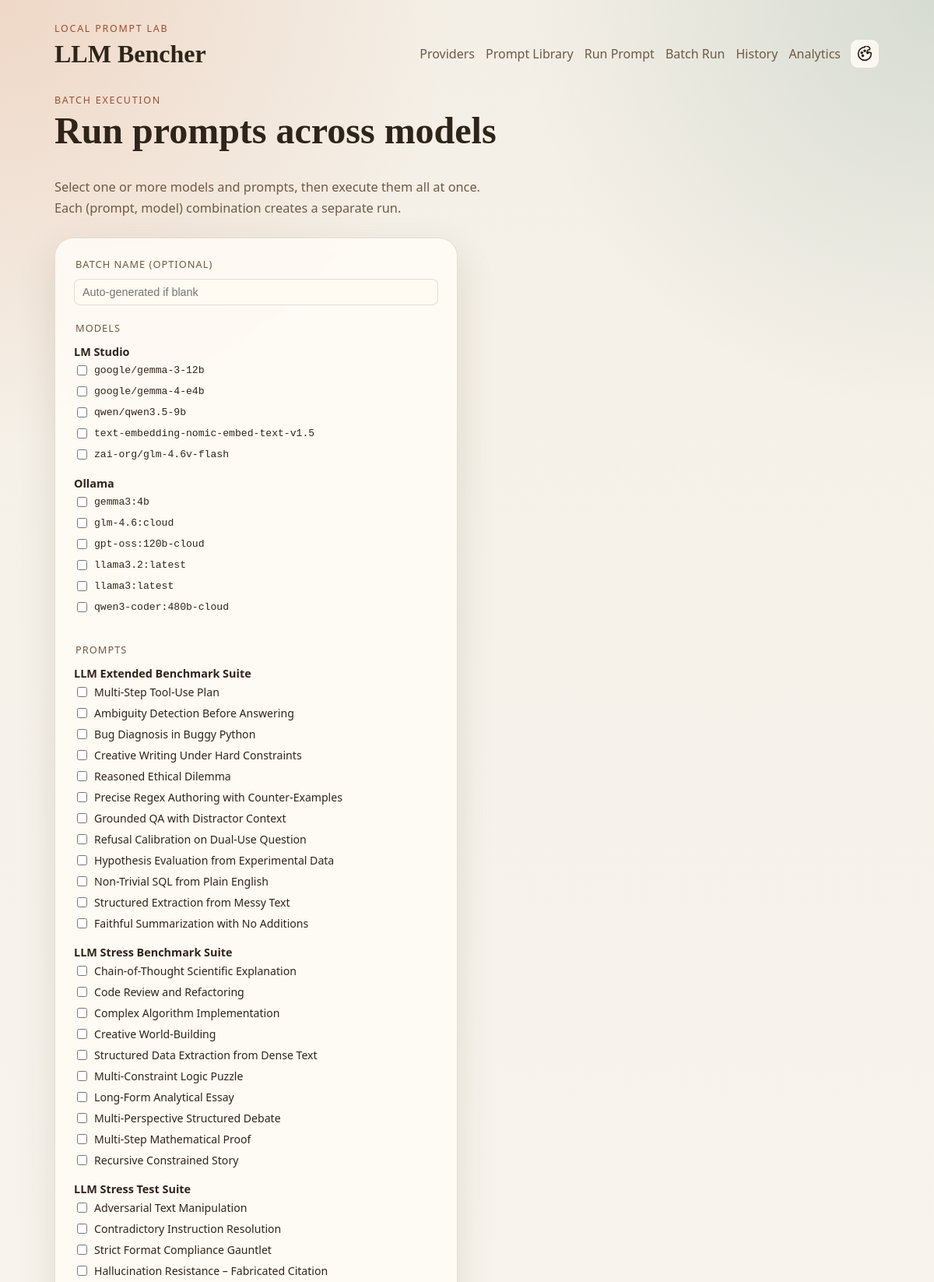
Screenshot of /runs/batch (upper part) with the database file from the repository.
### llm_bencher/models.py (models this page shows)
class TimestampMixin:
    created_at: Mapped[datetime] = mapped_column(
        DateTime(timezone=True),
        default=utc_now,
        nullable=False,
    )
    updated_at: Mapped[datetime] = mapped_column(
        DateTime(timezone=True),
        default=utc_now,
        onupdate=utc_now,
        nullable=False,
    )

class Provider(TimestampMixin, Base):
    __tablename__ = "providers"
    id: Mapped[int] = mapped_column(Integer, primary_key=True)
    slug: Mapped[str] = mapped_column(String(50), unique=True, nullable=False)
    name: Mapped[str] = mapped_column(String(100), nullable=False)
    kind: Mapped[ProviderKind] = mapped_column(Enum(ProviderKind), nullable=False)
    base_url: Mapped[str] = mapped_column(String(255), nullable=False)
    api_key: Mapped[str | None] = mapped_column(String(255))
    is_enabled: Mapped[bool] = mapped_column(Boolean, default=True, nullable=False)
    is_default: Mapped[bool] = mapped_column(Boolean, default=False, nullable=False)
    is_connected: Mapped[bool] = mapped_column(Boolean, default=False, nullable=False)
    last_health_check_at: Mapped[datetime | None] = mapped_column(DateTime(timezone=True))
    last_error: Mapped[str | None] = mapped_column(Text)
    models: Mapped[list["ProviderModel"]] = relationship(
        back_populates="provider",
        cascade="all, delete-orphan",
    )
    runs: Mapped[list["Run"]] = relationship(back_populates="provider")

class ProviderModel(TimestampMixin, Base):
    __tablename__ = "provider_models"
    __table_args__ = (
        UniqueConstraint("provider_id", "external_id", name="uq_provider_models_provider_external"),
    )
    id: Mapped[int] = mapped_column(Integer, primary_key=True)
    provider_id: Mapped[int] = mapped_column(ForeignKey("providers.id"), nullable=False)
    external_id: Mapped[str] = mapped_column(String(255), nullable=False)
    display_name: Mapped[str] = mapped_column(String(255), nullable=False)
    is_available: Mapped[bool] = mapped_column(Boolean, default=True, nullable=False)
    last_seen_at: Mapped[datetime | None] = mapped_column(DateTime(timezone=True))
    provider: Mapped["Provider"] = relationship(back_populates="models")
    runs: Mapped[list["Run"]] = relationship(back_populates="provider_model")

class PromptSuite(TimestampMixin, Base):
    __tablename__ = "prompt_suites"
    id: Mapped[int] = mapped_column(Integer, primary_key=True)
    slug: Mapped[str] = mapped_column(String(120), unique=True, nullable=False)
    name: Mapped[str] = mapped_column(String(255), nullable=False)
    description: Mapped[str | None] = mapped_column(Text)
    version: Mapped[str | None] = mapped_column(String(50))
    source_path: Mapped[str | None] = mapped_column(String(500))
    checksum: Mapped[str | None] = mapped_column(String(128))
    is_active: Mapped[bool] = mapped_column(Boolean, default=True, nullable=False)
    imported_at: Mapped[datetime | None] = mapped_column(DateTime(timezone=True))
    exported_at: Mapped[datetime | None] = mapped_column(DateTime(timezone=True))
    prompts: Mapped[list["PromptDefinition"]] = relationship(
        back_populates="suite",
        cascade="all, delete-orphan",
    )
    import_records: Mapped[list["PromptImportRecord"]] = relationship(
        back_populates="suite",
        cascade="all, delete-orphan",
    )

class PromptDefinition(TimestampMixin, Base):
    __tablename__ = "prompt_definitions"
    __table_args__ = (
        UniqueConstraint("suite_id", "slug", name="uq_prompt_definitions_suite_slug"),
    )
    id: Mapped[int] = mapped_column(Integer, primary_key=True)
    suite_id: Mapped[int] = mapped_column(ForeignKey("prompt_suites.id"), nullable=False)
    slug: Mapped[str] = mapped_column(String(120), nullable=False)
    title: Mapped[str] = mapped_column(String(255), nullable=False)
    category: Mapped[str | None] = mapped_column(String(120))
    description: Mapped[str | None] = mapped_column(Text)
    system_prompt: Mapped[str | None] = mapped_column(Text)
    user_prompt_template: Mapped[str] = mapped_column(Text, nullable=False)
    tags: Mapped[list[str]] = mapped_column(JSON, default=list, nullable=False)
    variables: Mapped[list[dict[str, Any]]] = mapped_column(JSON, default=list, nullable=False)
    default_temperature: Mapped[float | None] = mapped_column(Float)
    default_max_tokens: Mapped[int | None] = mapped_column(Integer)
    suite: Mapped["PromptSuite"] = relationship(back_populates="prompts")
    runs: Mapped[list["Run"]] = relationship(back_populates="prompt")

### llm_bencher/web/routes.py (the view)
@router.get("/runs/batch", response_class=HTMLResponse)
def batch_run_page(request: Request) -> HTMLResponse:
    session_factory = request.app.state.session_factory
    with session_factory() as session:
        providers = session.scalars(
            select(Provider)
            .options(selectinload(Provider.models))
            .order_by(Provider.name)
        ).all()
        suites = session.scalars(
            select(PromptSuite)
            .options(selectinload(PromptSuite.prompts))
            .where(PromptSuite.is_active.is_(True))
            .order_by(PromptSuite.name)
        ).all()
    return _render(request, "batch_new.html", providers=providers, suites=suites)

### llm_bencher/templates/batch_new.html (shortened to what this page needs)
{% extends "base.html" %}
{% block content %}
<section class="section-header">
  <div>
    <p class="eyebrow">Batch Execution</p>
    <h1>Run prompts across models</h1>
  </div>
  <p class="lede">
    Select one or more models and prompts, then execute them all at once.
    Each (prompt, model) combination creates a separate run.
  </p>
</section>
<div style="display:grid;grid-template-columns:1fr 1fr;gap:24px;">
  <section class="panel">
    <form id="batch-form">
      <fieldset style="border:none;padding:0;margin:0 0 20px;">
        <legend style="font-size:0.8rem;text-transform:uppercase;letter-spacing:0.08em;color:var(--muted);margin-bottom:10px;">Batch name (optional)</legend>
        <input id="batch-name" type="text" placeholder="Auto-generated if blank"
          style="width:100%;padding:8px 10px;border:1px solid var(--border);border-radius:8px;background:var(--surface-strong);color:var(--text);font-size:0.9rem;box-sizing:border-box;">
      </fieldset>
      <fieldset style="border:none;padding:0;margin:0 0 20px;">
        <legend style="font-size:0.8rem;text-transform:uppercase;letter-spacing:0.08em;color:var(--muted);margin-bottom:10px;">Models</legend>
        {% for provider in providers %}
        {% if provider.is_enabled and provider.models %}
        <div style="margin-bottom:12px;">
          <strong style="font-size:0.9rem;">{{ provider.name }}</strong>
          {% for model in provider.models %}
          {% if model.is_available %}
          <label style="display:flex;align-items:center;gap:6px;padding:4px 0;font-size:0.88rem;">
            <input type="checkbox" class="model-cb"
              data-provider-id="{{ provider.id }}"
              data-model-id="{{ model.external_id }}"
              data-model-name="{{ model.display_name }}">
            <code style="font-size:0.82rem;">{{ model.external_id }}</code>
          </label>
          {% endif %}
          {% endfor %}
        </div>
        {% endif %}
        {% endfor %}
      </fieldset>
      <fieldset style="border:none;padding:0;margin:0 0 20px;">
        <legend style="font-size:0.8rem;text-transform:uppercase;letter-spacing:0.08em;color:var(--muted);margin-bottom:10px;">Prompts</legend>
        {% for suite in suites %}
        <div style="margin-bottom:12px;">
          <strong style="font-size:0.9rem;">{{ suite.name }}</strong>
          {% for prompt in suite.prompts %}
          <label style="display:flex;align-items:center;gap:6px;padding:4px 0;font-size:0.88rem;">
            <input type="checkbox" class="prompt-cb" data-prompt-id="{{ prompt.id }}">
            {{ prompt.title }}
          </label>
          {% endfor %}
        </div>
        {% endfor %}
      </fieldset>
    </form>
  </section>
</div>
{% endblock %}

### llm_bencher/static/css/app.css (style rules this page uses)
:root, :root[data-theme="sepia"] { --bg: #f4efe6; --bg-accent: #ead9c7; --surface: rgba(255, 252, 246, 0.85); --surface-strong: #fffaf2; --border: rgba(75, 47, 24, 0.14); --text: #2f2419; --muted: #6f5a44; --accent: #9d4d2f; --accent-soft: #d66d3a; --ready: #2f7d5b; --shadow: 0 18px 50px rgba(58, 38, 20, 0.12); --body-bg: radial-gradient(circle at top left, rgba(214, 109, 58, 0.18), transparent 24%), radial-gradient(circle at top right, rgba(61, 120, 107, 0.16), transparent 22%), linear-gradient(180deg, var(--bg) 0%, #f9f5ef 100%); font-family: "Aptos", "Trebuchet MS", "Segoe UI", sans-serif; }
* { box-sizing: border-box; }
body { margin: 0; color: var(--text); background: var(--body-bg, var(--bg)); transition: background-color 0.2s ease, color 0.2s ease; }
.eyebrow { margin: 0 0 6px; color: var(--accent); font-size: 0.78rem; letter-spacing: 0.14em; text-transform: uppercase; }
.hero, .section-grid, .section-header, .card-list { display: grid; gap: 24px; }
.hero h1, .section-header h1 { margin: 0; font-family: "Georgia", "Times New Roman", serif; font-size: clamp(2rem, 4vw, 3.6rem); line-height: 1.05; }
.lede { margin: 10px 0 0; max-width: 62ch; color: var(--muted); font-size: 1.02rem; line-height: 1.65; }
.panel { padding: 24px; border: 1px solid var(--border); border-radius: 24px; background: var(--surface); box-shadow: var(--shadow); backdrop-filter: blur(10px); }
strong { font-size: 1.8rem; }

### rows the page displays
Provider: name "LM Studio"
ProviderModel: external_id "google/gemma-3-12b"
ProviderModel: external_id "google/gemma-4-e4b"
ProviderModel: external_id "qwen/qwen3.5-9b"
ProviderModel: external_id "text-embedding-nomic-embed-text-v1.5"
ProviderModel: external_id "zai-org/glm-4.6v-flash"
Provider: name "Ollama"
ProviderModel: external_id "gemma3:4b"
ProviderModel: external_id "glm-4.6:cloud"
ProviderModel: external_id "gpt-oss:120b-cloud"
ProviderModel: external_id "llama3.2:latest"
ProviderModel: external_id "llama3:latest"
ProviderModel: external_id "qwen3-coder:480b-cloud"
PromptSuite: name "LLM Extended Benchmark Suite"
PromptDefinition: title "Multi-Step Tool-Use Plan"
PromptDefinition: title "Ambiguity Detection Before Answering"
PromptDefinition: title "Bug Diagnosis in Buggy Python"
PromptDefinition: title "Creative Writing Under Hard Constraints"
PromptDefinition: title "Reasoned Ethical Dilemma"
PromptDefinition: title "Precise Regex Authoring with Counter-Examples"
PromptDefinition: title "Grounded QA with Distractor Context"
PromptDefinition: title "Refusal Calibration on Dual-Use Question"
PromptDefinition: title "Hypothesis Evaluation from Experimental Data"
PromptDefinition: title "Non-Trivial SQL from Plain English"
PromptDefinition: title "Structured Extraction from Messy Text"
PromptDefinition: title "Faithful Summarization with No Additions"
PromptSuite: name "LLM Stress Benchmark Suite"
PromptDefinition: title "Chain-of-Thought Scientific Explanation"
PromptDefinition: title "Code Review and Refactoring"
PromptDefinition: title "Complex Algorithm Implementation"
PromptDefinition: title "Creative World-Building"
PromptDefinition: title "Structured Data Extraction from Dense Text"
PromptDefinition: title "Multi-Constraint Logic Puzzle"
PromptDefinition: title "Long-Form Analytical Essay"
PromptDefinition: title "Multi-Perspective Structured Debate"
PromptDefinition: title "Multi-Step Mathematical Proof"
PromptDefinition: title "Recursive Constrained Story"
PromptSuite: name "LLM Stress Test Suite"
PromptDefinition: title "Adversarial Text Manipulation"
PromptDefinition: title "Contradictory Instruction Resolution"
PromptDefinition: title "Strict Format Compliance Gauntlet"
PromptDefinition: title "Hallucination Resistance – Fabricated Citation"

### other values shown
{{ app_name }} "LLM Bencher"
